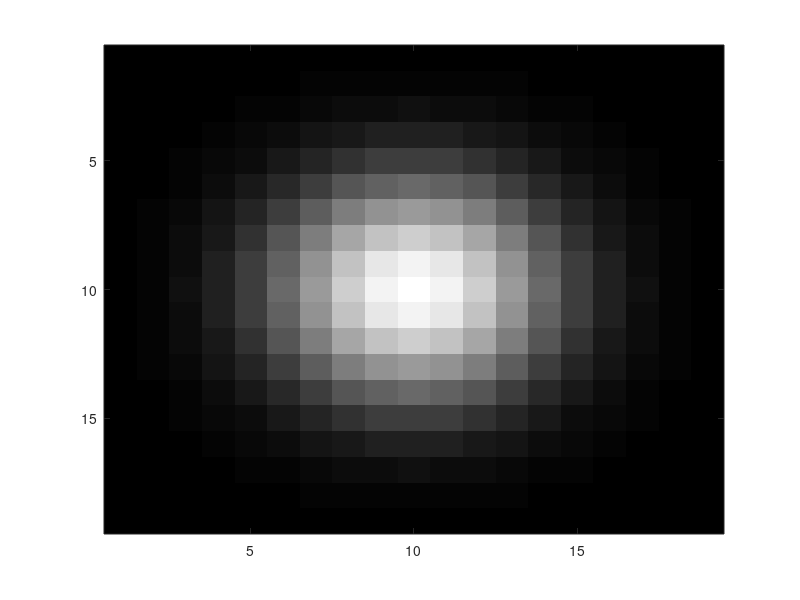

The MATLAB source for this figure: (Note: this script raises an error after producing the figure.)
clear
close all

%%% define a Gaussian filter
mu = 0; %%mean
sigma = 3; %%standard deviation
x = [-sigma*3:1:sigma*3]; %% at what point you want to sample the pdf
y = exp(-((x-mu).^2)/(2*sigma^2)); %%calculate the pdf value at those points
y = y/sum(y); %% normalize them to sum to 1.

plot(x, y); %%plot y vs. x

y2 = y'*y; %% multipy transposed version of y with itself to get a 2D pdf 
y2 = y2/sum(y2(:)); %% normalize to sum to 1. 

%%note that y2(:) means reshape y2 to be a long vector rather than a 2D matrix

imshow(y2) % this will be very dark since the values are less than 1.
imshow(y2*1000) %%this may show something
imagesc(y2) %% this command scales the values before showing them to be in the range.



%%% this simple code will define a new image with all zeros and then will
%%% loop over all pixels in the image and add 100 to each pixel value and write into the same location in the new image
im = imread('Moire_small.jpg');
im2 = zeros(size(im, 1), size(im, 2)); %% define an image with all zeros
for i = 1:size(im, 1)
  for j = 1:size(im, 2)
    im2(i, j) = im(i, j, 1)+100;
  end
end
imshow(uint8(im2))


%%% Or shift image in "y" direction by 10 pixels
im2 = zeros(size(im, 1), size(im, 2)); %% define an image with all zeros
for i = 1+10:size(im, 1)
  for j = 1:size(im, 2)
    im2(i-10, j) = im(i, j, 1)+100;
  end
end
imshow(uint8(im2))




